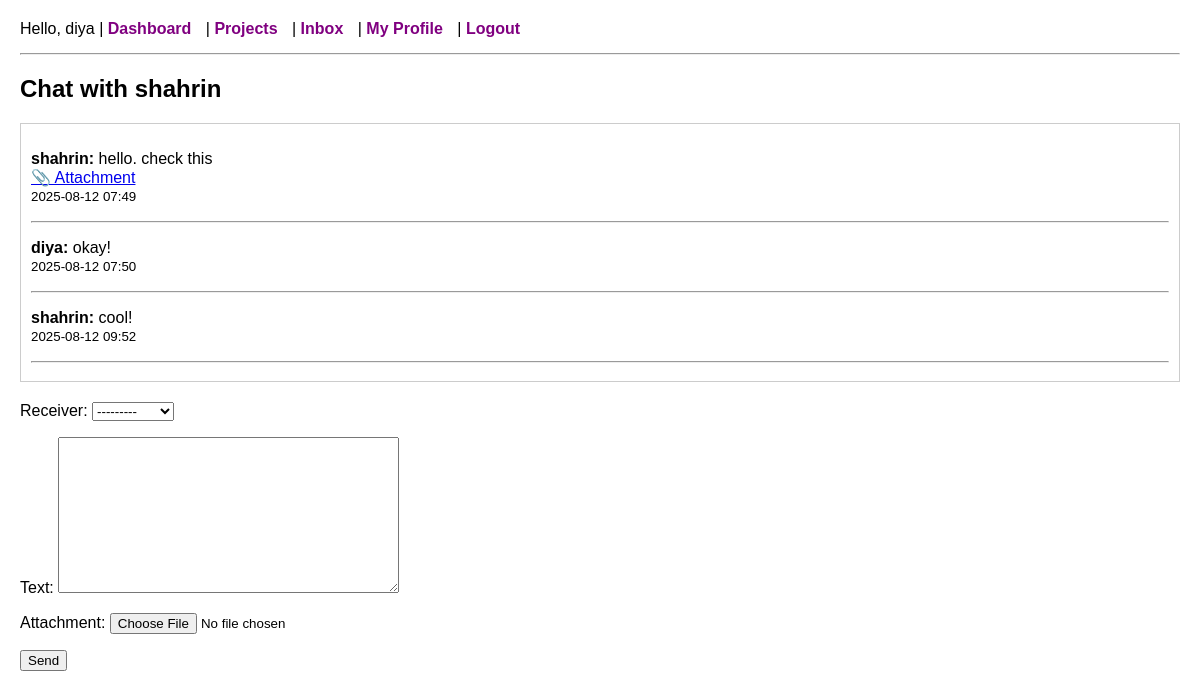
/chat/shahrin/ (signed in), run on the app's committed database.
### core/models.py (models this page shows, shortened)
class CustomUser(AbstractUser):
    is_client = models.BooleanField(default=False)
    is_freelancer = models.BooleanField(default=False)
    bio = models.TextField(blank=True)
    location = models.CharField(max_length=100, blank=True)
    profile_picture = models.ImageField(upload_to='profile_pics/', blank=True, null=True)
    skills = models.ManyToManyField('SkillTag', blank=True)
    def __str__(self):
        return self.username

class Message(models.Model):
    sender = models.ForeignKey(CustomUser, on_delete=models.CASCADE, related_name='sent_messages')
    receiver = models.ForeignKey(CustomUser, on_delete=models.CASCADE, related_name='received_messages')
    text = models.TextField(blank=True)
    attachment = models.FileField(upload_to='attachments/', blank=True, null=True)
    timestamp = models.DateTimeField(default=timezone.now)

### core/views.py (the view)
# urls.py: path('chat/<str:username>/', views.chat_detail, name='chat_detail'),
@login_required
def chat_detail(request, username):
    other_user = get_object_or_404(CustomUser, username=username)
    user = request.user
    messages = Message.objects.filter(
        Q(sender=user, receiver=other_user) |
        Q(sender=other_user, receiver=user)
    ).order_by('timestamp')
    if request.method == 'POST':
        form = MessageForm(request.POST, request.FILES)
        if form.is_valid():
            message = form.save(commit=False)
            message.sender = user
            message.receiver = other_user
            message.save()
            return redirect('chat_detail', username=other_user.username)
    else:
        form = MessageForm()
    return render(request, 'core/chat_detail.html', {
        'messages': messages,
        'form': form,
        'other_user': other_user,
    })

### core/forms.py
class MessageForm(forms.ModelForm):
    class Meta:
        model = Message
        fields = ['receiver', 'text', 'attachment']

### core/templates/core/chat_detail.html (shortened to what this page needs)
{% extends 'core/base.html' %}
{% block content %}
<h2>Chat with {{ other_user.username }}</h2>
<div style="max-height: 300px; overflow-y: auto; border: 1px solid #ccc; padding: 10px; margin-bottom: 20px;">
    {% for message in messages %}
        <p>
            <strong>{{ message.sender.username }}:</strong> {{ message.text }}
            {% if message.attachment %}
                <br><a href="{{ message.attachment.url }}" target="_blank">📎 Attachment</a>
            {% endif %}
            <br><small>{{ message.timestamp|date:"Y-m-d H:i" }}</small>
        </p>
        <hr>
    {% endfor %}
</div>
<form method="POST" enctype="multipart/form-data">
    {{ form.as_p }}
    <button type="submit">Send</button>
</form>
{% endblock %}

### core/templates/core/base.html (shortened to what this page needs)
<!DOCTYPE html>
<html>
<head>
</head>
<body>
    <nav>
        {% if user.is_authenticated %}
            Hello, {{ user.username }} |
            <a href="{% url 'dashboard' %}">Dashboard</a> |
            <a href="{% url 'project_list' %}">Projects</a> |
            <a href="{% url 'inbox' %}">Inbox</a> |
            <a href="{% url 'view_profile' user.username %}">My Profile</a> |
            <a href="{% url 'logout' %}">Logout</a>
        {% else %}
            <a href="{% url 'login' %}">Login</a> |
            <a href="{% url 'register' %}">Register</a>
        {% endif %}
    </nav>
    <hr>
    {% block content %}
    {% endblock %}
</body>
</html>

### core/templates/core/base.html (style rules this page uses)
body { font-family: Arial, sans-serif; margin: 20px; }
nav { margin-bottom: 15px; }
nav a { margin-right: 10px; text-decoration: none; color: purple; font-weight: bold; }
hr { margin-top: 10px; }

### data on the page
CustomUser: username "diya"
CustomUser: username "shahrin"
Message: sender.username "shahrin", text "hello. check this", timestamp "2025-08-12 07:49"
Message: sender.username "diya", text "okay!", timestamp "2025-08-12 07:50"
Message: sender.username "shahrin", text "cool!", timestamp "2025-08-12 09:52"
